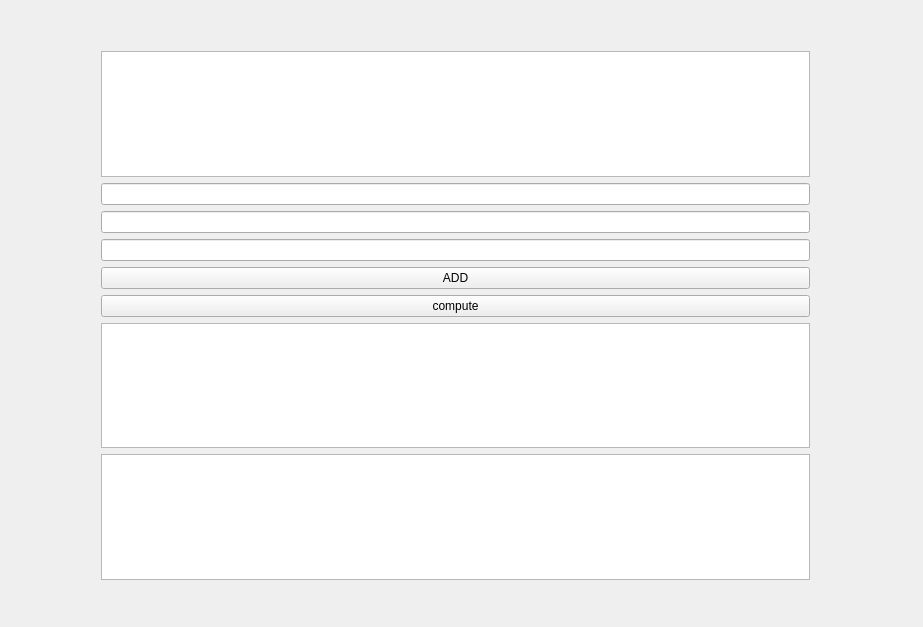
<?xml version="1.0" encoding="UTF-8"?>
<ui version="4.0">
 <class>guiClass</class>
 <widget class="QWidget" name="guiClass">
  <property name="geometry">
   <rect>
    <x>0</x>
    <y>0</y>
    <width>923</width>
    <height>627</height>
   </rect>
  </property>
  <property name="windowTitle">
   <string>gui</string>
  </property>
  <widget class="QWidget" name="">
   <property name="geometry">
    <rect>
     <x>90</x>
     <y>40</y>
     <width>731</width>
     <height>551</height>
    </rect>
   </property>
   <layout class="QVBoxLayout" name="verticalLayout">
    <item>
     <widget class="QListWidget" name="listWidget"/>
    </item>
    <item>
     <widget class="QLineEdit" name="lineEdit"/>
    </item>
    <item>
     <widget class="QLineEdit" name="lineEdit_2"/>
    </item>
    <item>
     <widget class="QLineEdit" name="lineEdit_3"/>
    </item>
    <item>
     <widget class="QPushButton" name="pushButton">
      <property name="text">
       <string>ADD</string>
      </property>
     </widget>
    </item>
    <item>
     <widget class="QPushButton" name="pushButton_2">
      <property name="text">
       <string>compute</string>
      </property>
     </widget>
    </item>
    <item>
     <widget class="QTextEdit" name="textEdit"/>
    </item>
    <item>
     <widget class="QTextEdit" name="textEdit_2"/>
    </item>
   </layout>
  </widget>
 </widget>
 <layoutdefault spacing="6" margin="11"/>
 <resources>
  <include location="gui.qrc"/>
 </resources>
 <connections/>
</ui>
